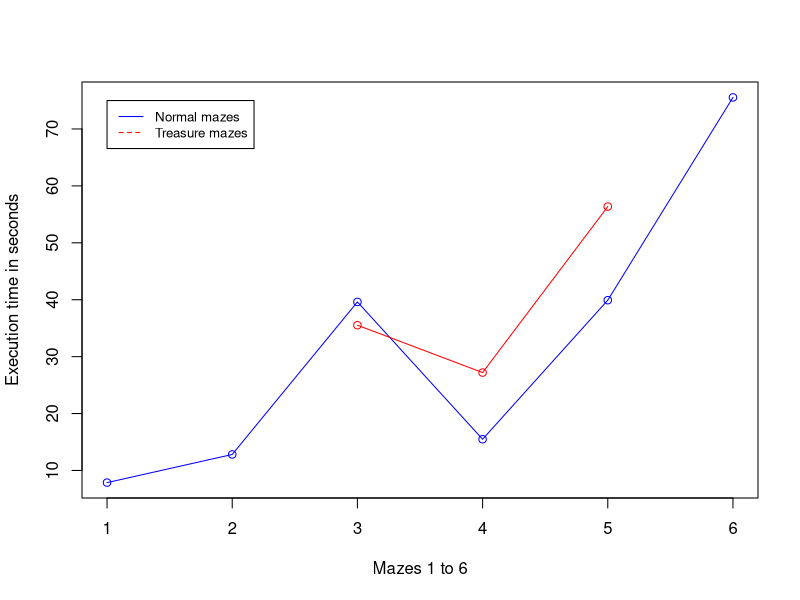
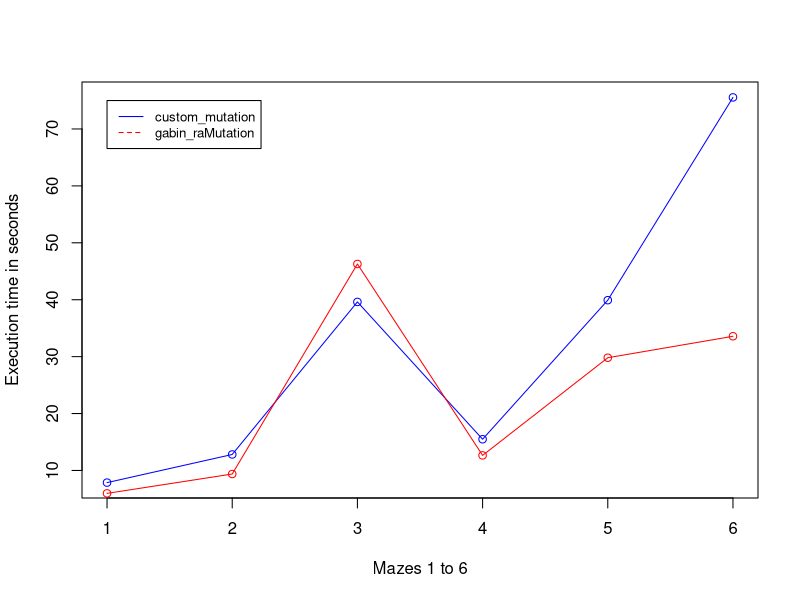
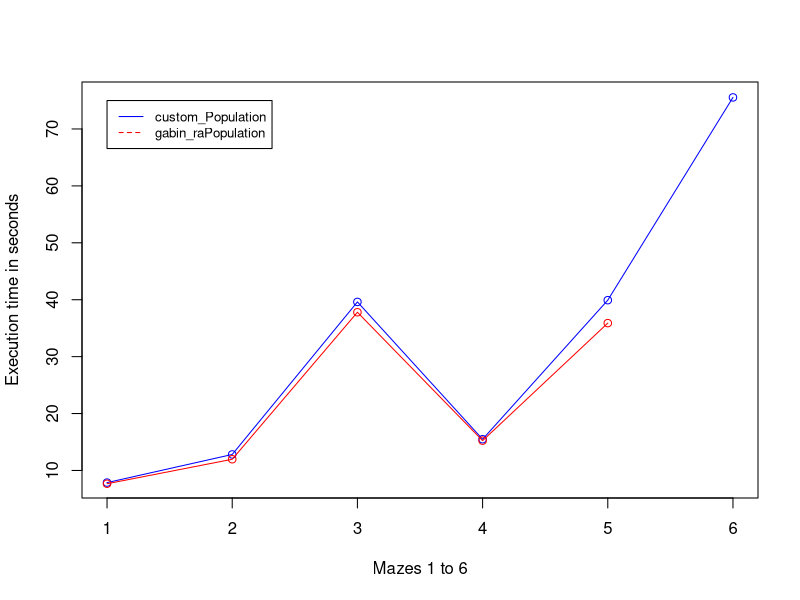
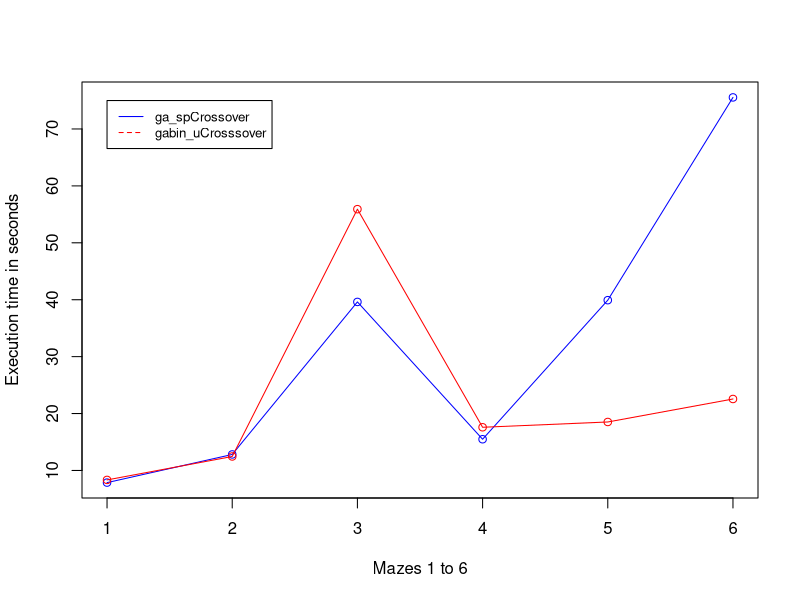

These charts were generated, in order, by the following R code:
## ---- chunk 1
knitr::opts_chunk$set(echo = TRUE)
## ---- chunk 2
fitness <- function(path){
  # We get the coordinate vector of our starting pozition, 
  # we initialize all the other variables
  maze_matrix = map_reading(my_maze)
  start <- as.vector(t(which(maze_matrix == 'S', arr.ind = TRUE)))
  exit <- as.vector(t(which(maze_matrix == 'E', arr.ind = TRUE)))
  current = start
  width = length(maze_matrix[1,])
  penalties <- 0.0
  
  # We go through the path vector changing each encoded step 
  # into a move and updating our current location
  for (i in seq(1,length(path), 2)) {
    move <- path[i : (i+1)]
    if(all(move == c(0,0))){ #UP"
      current <- current - c(1,0)
    } else if(all(move == c(0,1))){ #RIGHT
      current <- current + c(0,1)
    } else if(all(move == c(1,0))){ #DOWN
      current <- current + c(1,0)
    } else if(all(move == c(1,1))){ #LEFT
      current <- current - c(0,1)
    } else{
      print("Error in fitness")
    }
                              .
                              .
                              .
                              
    if(maze_matrix[current[1], current[2]] == 'T'){
      # If we collect a treasure we get rewarded and the visited tiles reset
      penalties <- penalties - 200
      maze_matrix[maze_matrix == 'o'] <- '-'
      maze_matrix[maze_matrix == 'S'] <- 's'
    }
    
    if(maze_matrix[current[1], current[2]] == 'E'){
      # We made it to the exit, we reward the path with the least steps
      return (1000 + 1000/i - min(penalties, 0))
    }
    
    # We mark the tile as visited, so we don't visit it again
    maze_matrix[current[1], current[2]] <- "o"
  }
  # All moves have been done and we did not make it to the end
  return(100/sqrt((current[1] - exit[1])^2 + (current[2] - exit[2])^2) - penalties)
}
## ---- chunk 3
custom_mutation <- function(object, parent) {
  # We select the parent vector from the population
  mutate <- parent <- as.vector(object@population[parent,])
  n <- length(parent)
  # Sample a random vector move that should be changed
  # We make sure j is a odd number (first number of a move pair)
  j <- sample(1:n, size = 1)
  if (j %% 2 != 1){
    j <- j -1
  }
  
  # We now go from the first to the j-th bit and check if there is a wall hit. 
  # If there is, we make a mutation on the bit responsible for the hit
  maze_matrix = map_reading(my_maze)
  current <- as.vector(t(which(maze_matrix == 'S', arr.ind = TRUE)))
  move <- c(0,0)
  for (i in seq(1, j, 2)) {
    move <- mutate[i : (i+1)]
    if(all(move == c(0,0))){ #UP
      current <- current - c(1,0)
    } else if(all(move == c(0,1))){ #RIGHT
      current <- current + c(0,1)
    } else if(all(move == c(1,0))){ #DOWN
      current <- current + c(1,0)
    } else if(all(move == c(1,1))){ #LEFT
      current <- current - c(0,1)
    } else{
      print("Error in custom mutation")
    }
    if(!all(current > 0) || !all(current < dim(maze_matrix)) || maze_matrix[current[1], current[2]] == '#'){
      # If we hit a wall before we get to the randomly selected j bit we change j to the current bit
      # So we make the mutation where we would have hit the wall
      j = i
      break
    }
    if(maze_matrix[current[1], current[2]] == 'E'){
      return(mutate)
    }
  }
  
  # Changing that element to a random move that is different from the invalid one
  new_move <- generate_valid_move(maze_matrix, move, current)[2,]

  mutate[j] <- new_move[1]
  mutate[j + 1] <- new_move[2]
  return(mutate)
}
## ---- chunk 4
custom_population <- function(object,...){
  # We create a starting random matrix of our population
  my_population <- matrix(sample(0:1, my_nBits * my_popSize, replace = TRUE), nrow=my_popSize)
  
  # We set the minimum required steps for our entity to be valid
  required_steps <- my_required_steps
  
  # We check how many steps have been made before going into a wall, 
  # if it's less than the required steps, we generate a new value
  maze_matrix = map_reading(my_maze)
  for(row in 1:my_starting_population_size){
    path <- my_population[row,]
    steps_made <- 0
    
    # We count the moves with our current path and change the path if invalid
    current <- as.vector(t(which(maze_matrix == 'S', arr.ind = TRUE)))
    for (i in seq(1, length(path), 2)) {
      move <- path[i : (i+1)]
      
                                      .
                                      .
                                      .
      
      # If we hit a wall we generate a different (valid) move
      if(!all(current > 0) || !all(current <= dim(maze_matrix)) || maze_matrix[current[1], current[2]] == '#'){
        temp <- generate_valid_move(maze_matrix, move, current)
        move <- temp[2,]
        path[i:(i+1)] <- move
        current <- temp[1,]
        if(!all(current > 0) || !all(current <= dim(maze_matrix)) || maze_matrix[current[1], current[2]] == '#'){
          print("Something went wrong, aborting")
          break
        }
      }
      
      if(maze_matrix[current[1], current[2]] == 'E'){
        # If we have a solution that reaches the finish we keep it
        break 
      }
      
      steps_made <- steps_made + 1
      
      # If we made enough steps we stop the iteration
      if(steps_made >= required_steps){
        break
      }
    }
    
    my_population[row,] <- path
    steps_made = 0
  }
  return(my_population)
}
## ---- chunk 5
times <- c(7.86944, 12.8151, 39.61251, 15.48642, 39.92, 75.5469)
times_treasures <- c(NA, NA, 35.51899, 27.19576, 56.365, NA)
plot(times, type="o", col="blue", ann=FALSE)
lines(times_treasures, type="o", col="red")
title(xlab="Mazes 1 to 6")
title(ylab="Execution time in seconds")
legend(1, 75, c("Normal mazes","Treasure mazes"), col=c("blue","red"), lty=1:2, cex=0.8);
## ---- chunk 6
times_raMutation <- c(5.98, 9.38, 46.28, 12.65, 29.81, 33.58)
plot(times, type="o", col="blue", ann=FALSE)
lines(times_raMutation, type="o", col="red")
title(xlab="Mazes 1 to 6")
title(ylab="Execution time in seconds")
legend(1, 75, c("custom_mutation","gabin_raMutation"), col=c("blue","red"), lty=1:2, cex=0.8);
## ---- chunk 7
times_raPopulation <- c(7.67, 11.97, 37.80, 15.24, 35.89, NA)
plot(times, type="o", col="blue", ann=FALSE)
lines(times_raPopulation, type="o", col="red")
title(xlab="Mazes 1 to 6")
title(ylab="Execution time in seconds")
legend(1, 75, c("custom_Population","gabin_raPopulation"), col=c("blue","red"), lty=1:2, cex=0.8);
## ---- chunk 8
times_uCrosssover <- c(8.34, 12.46, 55.91, 17.59, 18.52, 22.56)
plot(times, type="o", col="blue", ann=FALSE)
lines(times_uCrosssover, type="o", col="red")
title(xlab="Mazes 1 to 6")
title(ylab="Execution time in seconds")
legend(1, 75, c("ga_spCrossover","gabin_uCrosssover"), col=c("blue","red"), lty=1:2, cex=0.8);
## ---- chunk 9
cat("\\twocolumn")
## ---- chunk 10
maze1 = c("##E##",
          "#...#",
          "#...#",
          "#S..#",
          "#####")

maze2 = c("#####E#",
          "#.#.#.#",
          "#.....#",
          "##.####",
          "#....S#",
          "#.#..##",
          "#######")

maze3 = c("##########",
          "#S.......#",
          "########.#",
          "#........#",
          "#.########",
          "#........#",
          "########.#",
          "#........#",
          "#.########",
          "#E########")

maze4 = c("#####E####",
          "#...#....#",
          "#.######.#",
          "#.#......#",
          "#.###.####",
          "#....S...#",
          "#####.##.#",
          "#..##.####",
          "##.......#",
          "##########")

maze5 = c("###E###########",
          "#........###..#",
          "########.....##",
          "#.....##.###.##",
          "#.###.....##..#",
          "#.....###...###",
          "####.####.#.###",
          "##......#.....#",
          "#######.#.###.#",
          "#.........#####",
          "#.####.S#....##",
          "##....#.#######",
          "#..##.........#",
          "##...###.##.###",
          "###############")

maze6 = c("##################",
          "##...#####...#####",
          "##.#.##....#.....#",
          "##.S....##...###.#",
          "###.####.#.#.....#",
          "#........#.##.####",
          "##.#######......##",
          "##......##########",
          "#####.####....##.#",
          "##.........##..#.#",
          "#######.#####.##.#",
          "####.##.##.....#.#",
          "####.##.########.#",
          "#................#",
          "#..###############",
          "##.#.##.#.##.##.##",
          "##...............#",
          "##########E#######")

maze7 = c("####################",
          "#..................#",
          "#.##############.###",
          "#.########.......###",
          "#.#........######..#",
          "#.##.##.##........##",
          "#.#...#.##.######.##",
          "#.###.#.##.....##.##",
          "#.###..##########.##",
          "#.####.###.........#",
          "#.#....#...####.####",
          "#.#.####.####.....##",
          "#.#......#......####",
          "#.###.####.#####...#",
          "#.#......#.....#.###",
          "#.######...#####.#.#",
          "#.#.....##S#...#.#.#",
          "#.#########..#.....#",
          "#..........###.##.##",
          "##########E#########")


maze3_T = c("##########",
          "#S.......#",
          "########.#",
          "#..T.....#",
          "#.########",
          "#........#",
          "########.#",
          "#..T.....#",
          "#.########",
          "#E########")

maze4_T = c("#####E####",
          "#...#....#",
          "#.######.#",
          "#.#T.....#",
          "#.###.####",
          "#....S...#",
          "#####.##.#",
          "#..##.####",
          "##....T..#",
          "##########")

maze5_T = c("###E###########",
          "#........###..#",
          "########.....##",
          "#..T..##.###.##",
          "#.###.....##..#",
          "#.....###...###",
          "####.####.#.###",
          "##......#.....#",
          "#######.#.###.#",
          "#.........#####",
          "#.####.S#....##",
          "##....#.#######",
          "#..##T........#",
          "##...###.##.###",
          "###############")


maze7_T = c("####################",
          "#..................#",
          "#.##############.###",
          "#.########.......###",
          "#.#.T......######..#",
          "#.##.##.##........##",
          "#.#...#.##.######.##",
          "#.###.#.##....T##.##",
          "#.###..##########.##",
          "#.####.###.........#",
          "#.#....#...####.####",
          "#.#.####.####.....##",
          "#.#......#......####",
          "#.###.####.#####...#",
          "#.#T.....#.....#.###",
          "#.######...#####.#.#",
          "#.#.....##S....#.#.#",
          "#.#########..#...T.#",
          "#..........###.##.##",
          "##########E#########")

